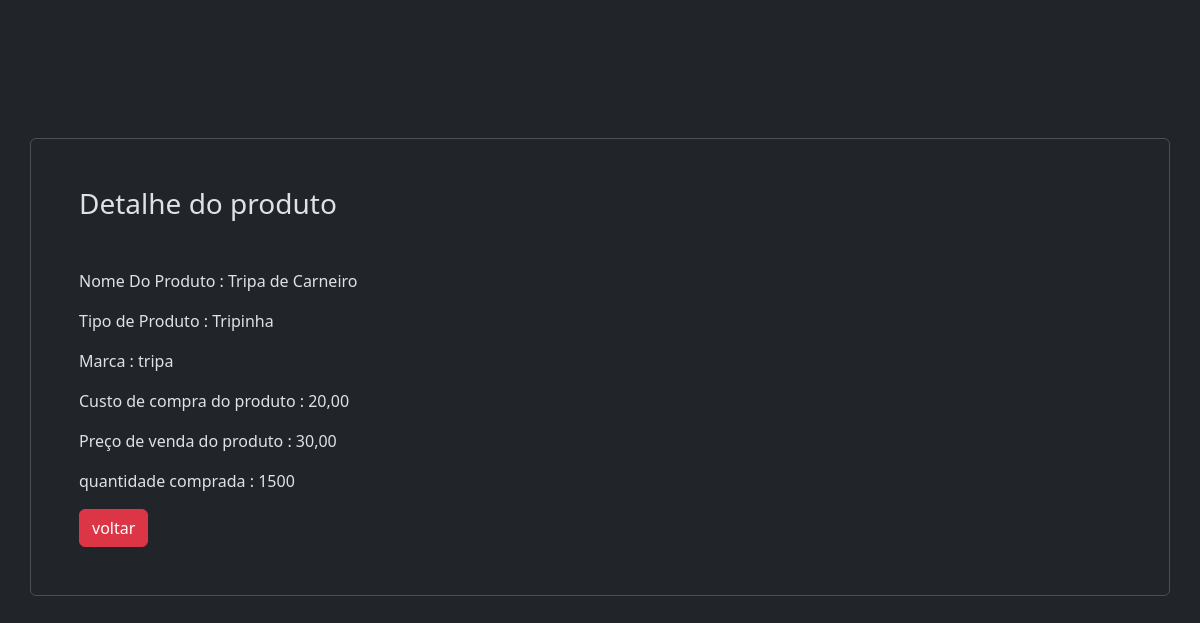
Page /produto/2/detalhe/ on the earlier database version.
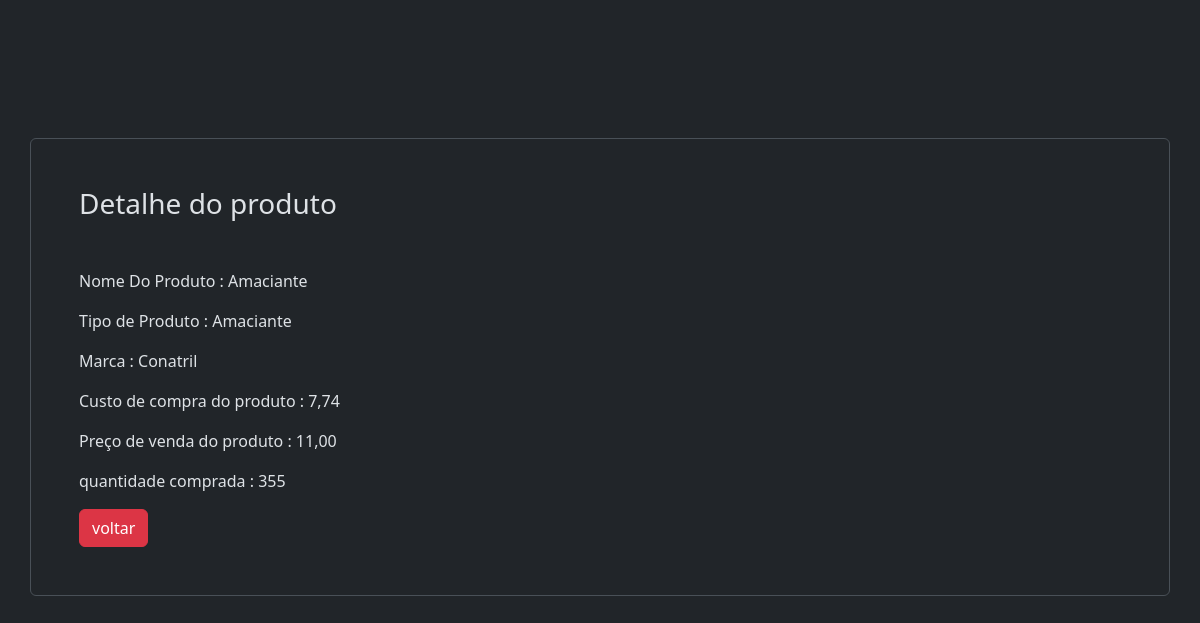
Same page on the later database version.
### produto/models.py (models this page shows, shortened)
class Produto(models.Model):
    produto = models.CharField(max_length=200)
    tipo = models.OneToOneField(Tipo, on_delete=models.CASCADE)
    marca = models.CharField(max_length=100)
    custo = models.DecimalField(decimal_places=2 , max_digits=8)
    preco_venda = models.DecimalField(decimal_places=2 , max_digits=8)
    quantidade = models.IntegerField()
    class Meta:
        ordering = ['produto']

class Tipo(models.Model):
    tipo = models.CharField(max_length=100)
    def __str__(self):
        return f"{self.tipo}"

### produto/views.py (the view)
# urls.py: path('produto/<int:pk>/detalhe/', DetailProdutoView.as_view(), name='detalhes_prod'),
class DetailProdutoView(DetailView):
    model = Produto
    template_name = 'detalhe-produto.html'
    def get_context_data(self, **kwargs):
        context = super().get_context_data(**kwargs)
        context['title'] = 'detalhe'
        return context

### produto/templates/detalhe-produto.html
{% extends "base.html" %}
{% block content %}
<div class="container border rounded mt-5 p-5">
    <h3 class="mb-5">Detalhe do produto</h3>
    <p>Nome Do Produto : {{ object.produto }}</p>
    <p>Tipo de Produto : {{ object.tipo }}</p>
    <p>Marca : {{ object.marca }}</p>
    <p>Custo de compra do produto : {{ object.custo }}</p>
    <p>Preço de venda do produto : {{ object.preco_venda }}</p>
    <p>quantidade comprada : {{ object.quantidade }}</p>
    <a href="{% url 'view_prod' %}" class="btn btn-danger">voltar</a>
</div>
{% endblock %}

### templates/base.html (shortened to what this page needs)
{% load static %}
<!DOCTYPE html>
<html lang="pt-br" data-bs-theme="dark" >
<head>
    <link rel="stylesheet" href="{% static "css/base.css" %}">
    <link rel="stylesheet" href="{% static "css/home.css" %}">
    <link rel="stylesheet" href="{% static "css/tabela.css" %}">
    <link href="https://cdn.jsdelivr.net/npm/bootstrap@5.3.3/dist/css/bootstrap.min.css" rel="stylesheet">
</head>
<body>
    <header class="mb-3 fixed-top">
    </header>
    <main>
        {% block content %}
        {% endblock %}
    </main>
</body>
</html>

### static/css/base.css (style rules this page uses)
header { height:15vh; position: relative; top: 0; }
main { position: relative; top: 90px; height:80vh; }

Differences in the rows shown:
changed Produto: produto "Tripa de Carneiro" → "Amaciante"; tipo "Tripinha" → "Amaciante"; marca "tripa" → "Conatril"; custo "20,00" → "7,74"; preco_venda "30,00" → "11,00"; quantidade "1500" → "355"
